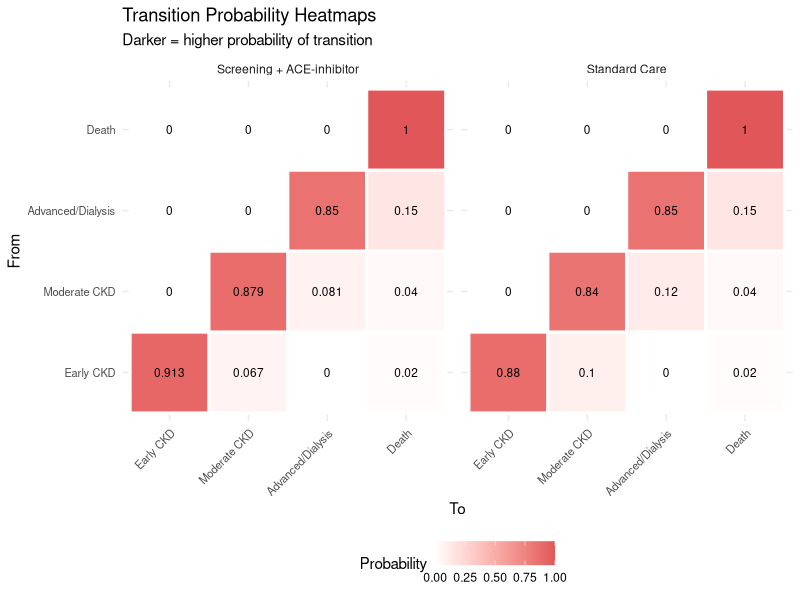
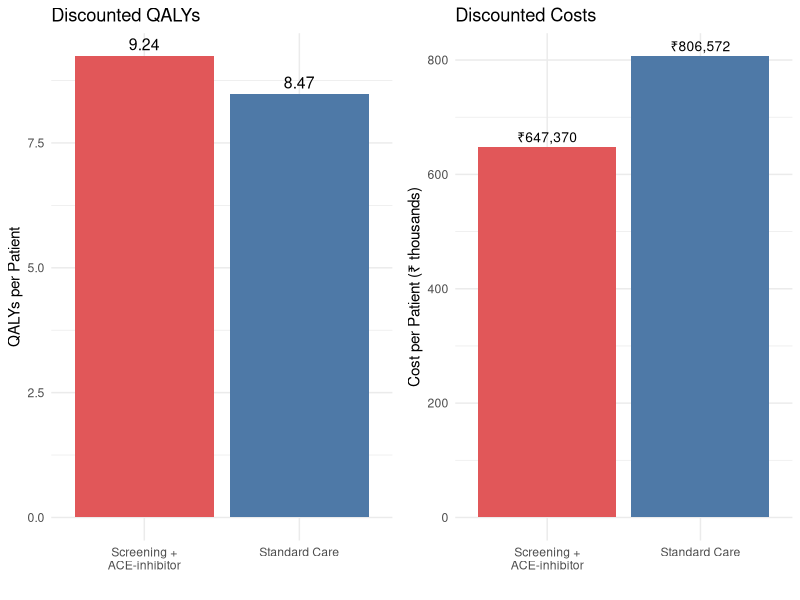
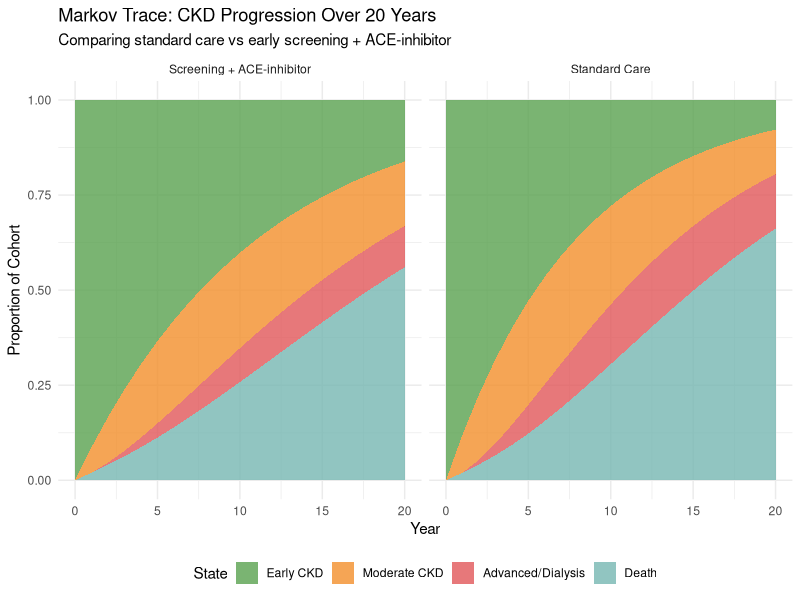
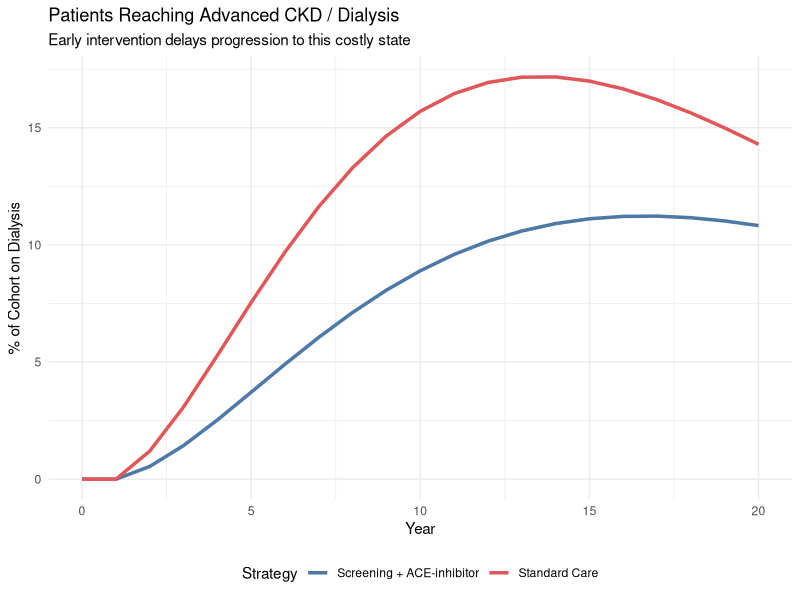
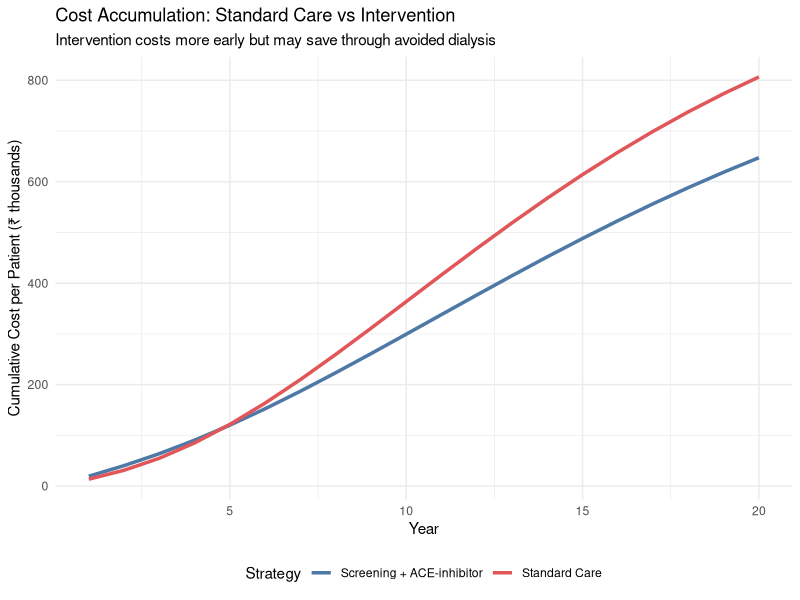

Write the R code that produced these figures, in order.
## ---- chunk 1
#| label: fig-ckd-states
#| echo: true
#| fig-cap: "CKD Markov model: health states and transitions"

library(DiagrammeR)

grViz("
digraph ckd_markov {
  graph [rankdir=LR, bgcolor='transparent', fontname='Helvetica', nodesep=0.8]
  node [fontname='Helvetica', fontsize=11, style='filled,rounded', shape=box]

  E [label='Early CKD\n(Stage 1-2)\neGFR ≥ 60', fillcolor='#59a14f', fontcolor='white', width=1.8]
  M [label='Moderate CKD\n(Stage 3)\neGFR 30-59', fillcolor='#f28e2b', fontcolor='white', width=1.8]
  A [label='Advanced CKD\n/ Dialysis\n(Stage 4-5)', fillcolor='#e15759', fontcolor='white', width=1.8]
  D [label='Death', fillcolor='#76b7b2', fontcolor='white', shape=doublecircle, width=1.2]

  E -> M [label='p_12', fontsize=10]
  M -> A [label='p_23', fontsize=10]
  E -> D [label='p_1d', fontsize=10]
  M -> D [label='p_2d', fontsize=10]
  A -> D [label='p_3d', fontsize=10]

  E -> E [label='stay', style=dashed, fontsize=9]
  M -> M [label='stay', style=dashed, fontsize=9]
  A -> A [label='stay', style=dashed, fontsize=9]
}
")
## ---- chunk 2
#| label: parameters
#| echo: true

# ============================================================
# MODEL PARAMETERS — CKD Markov Model
# ============================================================

# --- Cohort ---
n_cohort <- 10000   # Cohort of 10,000 patients with early CKD
n_cycles <- 20      # 20-year time horizon
cycle_length <- 1   # Annual cycles

# --- Starting Distribution ---
# All patients start in Early CKD (detected through screening)
state_names <- c("Early CKD", "Moderate CKD", "Advanced/Dialysis", "Death")
n_states <- length(state_names)

# --- Annual Transition Probabilities: STANDARD CARE ---
# Source: Adapted from international CKD progression literature
# (Go et al. 2004 NEJM; Kerr et al. 2012; SEEK study India)
# Adjusted for Indian demographics (younger onset, higher diabetes burden)

# From Early CKD (Stage 1-2)
p_12_standard <- 0.10   # Early → Moderate (annual)
p_1d_standard <- 0.02   # Early → Death (background + CKD-related)

# From Moderate CKD (Stage 3)
p_23_standard <- 0.12   # Moderate → Advanced (annual)
p_2d_standard <- 0.04   # Moderate → Death

# From Advanced CKD / Dialysis (Stage 4-5)
p_3d_standard <- 0.15   # Advanced → Death (annual)
# Source: Indian dialysis mortality ~15-25% annually
# (Rajapurkar et al. 2012; Indian CKD Registry)

# --- Transition Probabilities: SCREENING + ACE-INHIBITOR ---
# ACE-inhibitor reduces progression by ~34% (HR 0.66)
# Source: ACC/AHA meta-analysis 2024; Hou et al. 2006 NEJM
treatment_effect_hr <- 0.66  # Hazard ratio for progression

p_12_intervention <- 1 - (1 - p_12_standard)^treatment_effect_hr
p_23_intervention <- 1 - (1 - p_23_standard)^treatment_effect_hr
# Mortality not directly affected by ACE-inhibitor in advanced CKD
p_1d_intervention <- p_1d_standard
p_2d_intervention <- p_2d_standard
p_3d_intervention <- p_3d_standard

cat("=== Transition Probabilities ===\n")
cat("Early → Moderate: Standard =", p_12_standard,
    ", Intervention =", round(p_12_intervention, 4), "\n")
cat("Moderate → Advanced: Standard =", p_23_standard,
    ", Intervention =", round(p_23_intervention, 4), "\n")

# --- Costs (₹ per year) ---
# Source: Indian hospital data; PMJAY package rates; Jeloka et al. 2007;
#         Inside CKD India projections (Lancet eClinicalMedicine 2024)

# State costs (annual)
cost_early    <- 12000    # OPD visits, basic labs, lifestyle counselling
cost_moderate <- 45000    # Specialist visits, medications, frequent labs
cost_advanced <- 350000   # Dialysis (2-3 sessions/week at public hospital rates)
cost_death    <- 0

# Intervention-specific costs
cost_screening  <- 500     # One-time population screening cost per person
cost_ace_annual <- 6000    # ACE-inhibitor + monitoring (generic enalapril/ramipril)

# --- Utility Weights (annual QALYs) ---
# Source: Adapted from Gorodetskaya et al. 2005; Tajima et al. 2010
# Indian EQ-5D data limited; disclaimer applies
utility_early    <- 0.85
utility_moderate <- 0.72
utility_advanced <- 0.55   # Dialysis significantly reduces quality of life
utility_death    <- 0.00

# --- Discount Rate ---
discount_rate <- 0.03  # 3% annual for both costs and QALYs
## ---- chunk 3
#| label: transition-matrices
#| echo: true

library(knitr)

# --- Standard Care Transition Matrix ---
# Rows: current state, Columns: next state
tm_standard <- matrix(0, nrow = n_states, ncol = n_states,
                      dimnames = list(state_names, state_names))

# From Early CKD
tm_standard["Early CKD", "Moderate CKD"] <- p_12_standard
tm_standard["Early CKD", "Death"]        <- p_1d_standard
tm_standard["Early CKD", "Early CKD"]    <- 1 - p_12_standard - p_1d_standard

# From Moderate CKD
tm_standard["Moderate CKD", "Advanced/Dialysis"] <- p_23_standard
tm_standard["Moderate CKD", "Death"]             <- p_2d_standard
tm_standard["Moderate CKD", "Moderate CKD"]      <- 1 - p_23_standard - p_2d_standard

# From Advanced/Dialysis
tm_standard["Advanced/Dialysis", "Death"]             <- p_3d_standard
tm_standard["Advanced/Dialysis", "Advanced/Dialysis"]  <- 1 - p_3d_standard

# Death is absorbing
tm_standard["Death", "Death"] <- 1

cat("=== Standard Care Transition Matrix ===\n")
kable(tm_standard, digits = 4,
      caption = "Annual transition probabilities — Standard Care")
## ---- chunk 4
#| label: intervention-matrix
#| echo: true

# --- Intervention Transition Matrix ---
tm_intervention <- matrix(0, nrow = n_states, ncol = n_states,
                          dimnames = list(state_names, state_names))

tm_intervention["Early CKD", "Moderate CKD"] <- p_12_intervention
tm_intervention["Early CKD", "Death"]        <- p_1d_intervention
tm_intervention["Early CKD", "Early CKD"]    <- 1 - p_12_intervention - p_1d_intervention

tm_intervention["Moderate CKD", "Advanced/Dialysis"] <- p_23_intervention
tm_intervention["Moderate CKD", "Death"]             <- p_2d_intervention
tm_intervention["Moderate CKD", "Moderate CKD"]      <- 1 - p_23_intervention - p_2d_intervention

tm_intervention["Advanced/Dialysis", "Death"]             <- p_3d_intervention
tm_intervention["Advanced/Dialysis", "Advanced/Dialysis"]  <- 1 - p_3d_intervention

tm_intervention["Death", "Death"] <- 1

cat("=== Intervention Transition Matrix ===\n")
kable(tm_intervention, digits = 4,
      caption = "Annual transition probabilities — Screening + ACE-inhibitor")
## ---- chunk 5
#| label: fig-tm-heatmap
#| echo: true
#| fig-cap: "Transition matrix heatmap — Standard Care vs Intervention"

library(tidyr)
library(ggplot2)

# Prepare data for heatmap
tm_df_std <- as.data.frame(as.table(tm_standard))
names(tm_df_std) <- c("From", "To", "Probability")
tm_df_std$Strategy <- "Standard Care"

tm_df_int <- as.data.frame(as.table(tm_intervention))
names(tm_df_int) <- c("From", "To", "Probability")
tm_df_int$Strategy <- "Screening + ACE-inhibitor"

tm_combined <- rbind(tm_df_std, tm_df_int)

ggplot(tm_combined, aes(x = To, y = From, fill = Probability)) +
  geom_tile(colour = "white", linewidth = 1) +
  geom_text(aes(label = round(Probability, 3)), size = 3) +
  facet_wrap(~Strategy) +
  scale_fill_gradient(low = "white", high = "#e15759") +
  labs(title = "Transition Probability Heatmaps",
       subtitle = "Darker = higher probability of transition") +
  theme_minimal() +
  theme(axis.text.x = element_text(angle = 45, hjust = 1, size = 8),
        axis.text.y = element_text(size = 8),
        legend.position = "bottom")
## ---- chunk 6
#| label: markov-simulation
#| echo: true

# --- Function to run a Markov cohort simulation ---
run_markov <- function(tm, n_cohort, n_cycles, state_names,
                       costs, utilities, discount_rate,
                       initial_state = 1) {

  n_states <- length(state_names)

  # Trace matrix: rows = cycles, columns = states
  # Records how many people are in each state at each cycle
  trace <- matrix(0, nrow = n_cycles + 1, ncol = n_states,
                  dimnames = list(paste0("Cycle_", 0:n_cycles), state_names))

  # Everyone starts in the initial state
  trace[1, initial_state] <- n_cohort

  # Run the simulation
  for (cycle in 1:n_cycles) {
    trace[cycle + 1, ] <- trace[cycle, ] %*% tm
  }

  # --- Half-Cycle Correction ---
  # Average the proportion in each state between start and end of each cycle
  # This is more accurate than assuming everyone transitions at cycle start/end
  trace_hcc <- (trace[1:n_cycles, ] + trace[2:(n_cycles + 1), ]) / 2

  # --- Calculate Costs and QALYs per Cycle ---
  discount_factors <- 1 / (1 + discount_rate)^(0:(n_cycles - 1))

  cycle_costs <- trace_hcc %*% costs
  cycle_qalys <- trace_hcc %*% utilities

  # Apply discounting
  discounted_costs <- cycle_costs * discount_factors
  discounted_qalys <- cycle_qalys * discount_factors

  list(
    trace = trace,
    trace_hcc = trace_hcc,
    total_cost = sum(discounted_costs),
    total_qaly = sum(discounted_qalys),
    cycle_costs = discounted_costs,
    cycle_qalys = discounted_qalys
  )
}

# Define cost and utility vectors
costs_standard <- c(cost_early, cost_moderate, cost_advanced, cost_death)
costs_intervention <- c(cost_early + cost_ace_annual,   # ACE-inhibitor added
                        cost_moderate + cost_ace_annual,
                        cost_advanced,   # ACE-inhibitor usually stopped in advanced CKD
                        cost_death)
utilities <- c(utility_early, utility_moderate, utility_advanced, utility_death)

# --- Run Both Arms ---
results_standard <- run_markov(tm_standard, n_cohort, n_cycles, state_names,
                               costs_standard, utilities, discount_rate)

# Intervention includes one-time screening cost
results_intervention <- run_markov(tm_intervention, n_cohort, n_cycles, state_names,
                                   costs_intervention, utilities, discount_rate)
# Add one-time screening cost (undiscounted, occurs at time 0)
results_intervention$total_cost <- results_intervention$total_cost +
                                   n_cohort * cost_screening

cat("=== Markov Model Results (20-year horizon) ===\n\n")
cat("STANDARD CARE:\n")
cat("  Total cost: ₹", format(round(results_standard$total_cost), big.mark = ","), "\n")
cat("  Total QALYs:", round(results_standard$total_qaly, 1), "\n")
cat("  Cost per patient: ₹", format(round(results_standard$total_cost / n_cohort), big.mark = ","), "\n")
cat("  QALYs per patient:", round(results_standard$total_qaly / n_cohort, 3), "\n\n")

cat("SCREENING + ACE-INHIBITOR:\n")
cat("  Total cost: ₹", format(round(results_intervention$total_cost), big.mark = ","), "\n")
cat("  Total QALYs:", round(results_intervention$total_qaly, 1), "\n")
cat("  Cost per patient: ₹", format(round(results_intervention$total_cost / n_cohort), big.mark = ","), "\n")
cat("  QALYs per patient:", round(results_intervention$total_qaly / n_cohort, 3), "\n")
## ---- chunk 7
#| label: icer
#| echo: true

inc_cost <- results_intervention$total_cost - results_standard$total_cost
inc_qaly <- results_intervention$total_qaly - results_standard$total_qaly
icer <- inc_cost / inc_qaly

cat("=== Incremental Cost-Effectiveness ===\n\n")
cat("Incremental cost: ₹", format(round(inc_cost), big.mark = ","), "\n")
cat("Incremental QALYs:", round(inc_qaly, 1), "\n")
cat("ICER: ₹", format(round(icer), big.mark = ","), "per QALY gained\n\n")

# Interpretation
wtp_india <- 170000  # ~1x GDP per capita
if (icer < 0) {
  cat("→ Intervention is DOMINANT (less costly, more effective)\n")
} else if (icer < wtp_india) {
  cat("→ Highly cost-effective (ICER < 1x GDP per capita)\n")
} else if (icer < 3 * wtp_india) {
  cat("→ Cost-effective (ICER < 3x GDP per capita)\n")
} else {
  cat("→ NOT cost-effective at conventional thresholds\n")
}
## ---- chunk 8
#| label: fig-qaly-breakdown
#| echo: true
#| fig-cap: "Discounted QALYs breakdown by strategy"

qaly_data <- data.frame(
  Strategy = c("Standard Care", "Screening +\nACE-inhibitor"),
  Total_QALY = c(results_standard$total_qaly / n_cohort,
                 results_intervention$total_qaly / n_cohort),
  Total_Cost = c(results_standard$total_cost / n_cohort,
                 results_intervention$total_cost / n_cohort)
)

library(gridExtra)

p1 <- ggplot(qaly_data, aes(x = Strategy, y = Total_QALY, fill = Strategy)) +
  geom_col(show.legend = FALSE) +
  geom_text(aes(label = round(Total_QALY, 2)), vjust = -0.5, size = 4) +
  scale_fill_manual(values = c("#e15759", "#4e79a7")) +
  labs(x = "", y = "QALYs per Patient", title = "Discounted QALYs") +
  theme_minimal()

p2 <- ggplot(qaly_data, aes(x = Strategy, y = Total_Cost / 1000, fill = Strategy)) +
  geom_col(show.legend = FALSE) +
  geom_text(aes(label = paste0("₹", format(round(Total_Cost), big.mark=","))), vjust = -0.5, size = 3.5) +
  scale_fill_manual(values = c("#e15759", "#4e79a7")) +
  labs(x = "", y = "Cost per Patient (₹ thousands)", title = "Discounted Costs") +
  theme_minimal()

grid.arrange(p1, p2, ncol = 2)
## ---- chunk 9
#| label: markov-trace-plot
#| echo: true
#| fig-cap: "Markov trace: cohort distribution over 20 years"

library(ggplot2)
library(tidyr)

# Prepare trace data for plotting
trace_df_std <- as.data.frame(results_standard$trace / n_cohort)
trace_df_std$Cycle <- 0:n_cycles
trace_df_std$Strategy <- "Standard Care"

trace_df_int <- as.data.frame(results_intervention$trace / n_cohort)
trace_df_int$Cycle <- 0:n_cycles
trace_df_int$Strategy <- "Screening + ACE-inhibitor"

trace_combined <- rbind(trace_df_std, trace_df_int)

trace_long <- pivot_longer(trace_combined,
                           cols = all_of(state_names),
                           names_to = "State",
                           values_to = "Proportion")

trace_long$State <- factor(trace_long$State, levels = state_names)

ggplot(trace_long, aes(x = Cycle, y = Proportion, fill = State)) +
  geom_area(alpha = 0.8) +
  facet_wrap(~Strategy) +
  scale_fill_manual(values = c("Early CKD" = "#59a14f",
                                "Moderate CKD" = "#f28e2b",
                                "Advanced/Dialysis" = "#e15759",
                                "Death" = "#76b7b2")) +
  labs(
    x = "Year", y = "Proportion of Cohort",
    title = "Markov Trace: CKD Progression Over 20 Years",
    subtitle = "Comparing standard care vs early screening + ACE-inhibitor"
  ) +
  theme_minimal() +
  theme(legend.position = "bottom")
## ---- chunk 10
#| label: dialysis-comparison
#| echo: true
#| fig-cap: "Proportion of cohort in Advanced CKD/Dialysis over time"

dialysis_data <- data.frame(
  Year = rep(0:n_cycles, 2),
  Proportion = c(results_standard$trace[, "Advanced/Dialysis"] / n_cohort,
                 results_intervention$trace[, "Advanced/Dialysis"] / n_cohort),
  Strategy = rep(c("Standard Care", "Screening + ACE-inhibitor"), each = n_cycles + 1)
)

ggplot(dialysis_data, aes(x = Year, y = Proportion * 100, colour = Strategy)) +
  geom_line(linewidth = 1.2) +
  labs(
    x = "Year", y = "% of Cohort on Dialysis",
    title = "Patients Reaching Advanced CKD / Dialysis",
    subtitle = "Early intervention delays progression to this costly state"
  ) +
  scale_colour_manual(values = c("Standard Care" = "#e15759",
                                  "Screening + ACE-inhibitor" = "#4e79a7")) +
  theme_minimal() +
  theme(legend.position = "bottom")
## ---- chunk 11
#| label: cumulative-costs
#| echo: true
#| fig-cap: "Cumulative discounted costs per patient over 20 years"

cumcost_std <- cumsum(results_standard$cycle_costs) / n_cohort
cumcost_int <- cumsum(results_intervention$cycle_costs) / n_cohort
# Add screening cost to intervention
cumcost_int <- cumcost_int + cost_screening

cost_over_time <- data.frame(
  Year = rep(1:n_cycles, 2),
  Cumulative_Cost = c(cumcost_std, cumcost_int),
  Strategy = rep(c("Standard Care", "Screening + ACE-inhibitor"), each = n_cycles)
)

ggplot(cost_over_time, aes(x = Year, y = Cumulative_Cost / 1000, colour = Strategy)) +
  geom_line(linewidth = 1.2) +
  labs(
    x = "Year", y = "Cumulative Cost per Patient (₹ thousands)",
    title = "Cost Accumulation: Standard Care vs Intervention",
    subtitle = "Intervention costs more early but may save through avoided dialysis"
  ) +
  scale_colour_manual(values = c("Standard Care" = "#e15759",
                                  "Screening + ACE-inhibitor" = "#4e79a7")) +
  theme_minimal() +
  theme(legend.position = "bottom")
